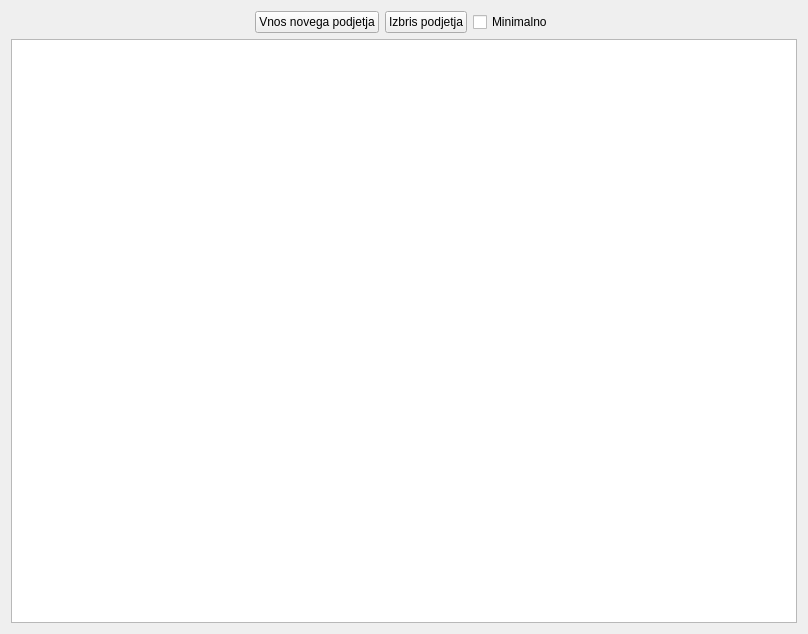
<?xml version="1.0" encoding="UTF-8"?>
<ui version="4.0">
 <class>wid_podjetje</class>
 <widget class="QWidget" name="wid_podjetje">
  <property name="windowModality">
   <enum>Qt::ApplicationModal</enum>
  </property>
  <property name="geometry">
   <rect>
    <x>0</x>
    <y>0</y>
    <width>808</width>
    <height>634</height>
   </rect>
  </property>
  <property name="windowTitle">
   <string>Form</string>
  </property>
  <layout class="QGridLayout" name="gridLayout">
   <item row="0" column="0">
    <layout class="QHBoxLayout" name="horizontalLayout">
     <item>
      <spacer name="horizontalSpacer">
       <property name="orientation">
        <enum>Qt::Horizontal</enum>
       </property>
       <property name="sizeHint" stdset="0">
        <size>
         <width>40</width>
         <height>20</height>
        </size>
       </property>
      </spacer>
     </item>
     <item>
      <widget class="QPushButton" name="btn_nov">
       <property name="text">
        <string>Vnos novega podjetja</string>
       </property>
      </widget>
     </item>
     <item>
      <widget class="QPushButton" name="btn_brisi">
       <property name="text">
        <string>Izbris podjetja</string>
       </property>
      </widget>
     </item>
     <item>
      <widget class="QCheckBox" name="chk_min">
       <property name="text">
        <string>Minimalno</string>
       </property>
      </widget>
     </item>
     <item>
      <spacer name="horizontalSpacer_2">
       <property name="orientation">
        <enum>Qt::Horizontal</enum>
       </property>
       <property name="sizeHint" stdset="0">
        <size>
         <width>40</width>
         <height>20</height>
        </size>
       </property>
      </spacer>
     </item>
    </layout>
   </item>
   <item row="1" column="0">
    <widget class="QTableWidget" name="tbl_podjetje">
     <property name="editTriggers">
      <set>QAbstractItemView::NoEditTriggers</set>
     </property>
     <property name="selectionMode">
      <enum>QAbstractItemView::SingleSelection</enum>
     </property>
     <property name="selectionBehavior">
      <enum>QAbstractItemView::SelectRows</enum>
     </property>
    </widget>
   </item>
  </layout>
 </widget>
 <resources/>
 <connections/>
</ui>
